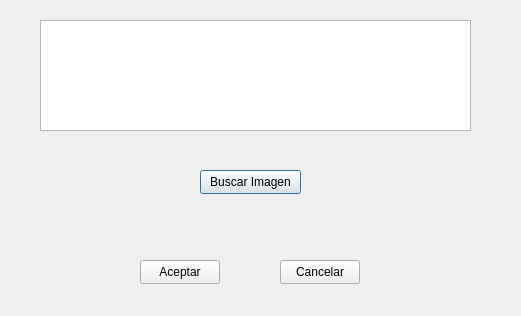
<?xml version="1.0" encoding="UTF-8"?>
<ui version="4.0">
 <class>NuevaPublicacion</class>
 <widget class="QDialog" name="NuevaPublicacion">
  <property name="geometry">
   <rect>
    <x>0</x>
    <y>0</y>
    <width>521</width>
    <height>316</height>
   </rect>
  </property>
  <property name="windowTitle">
   <string>Dialog</string>
  </property>
  <widget class="QPlainTextEdit" name="plainTextEdit">
   <property name="geometry">
    <rect>
     <x>40</x>
     <y>20</y>
     <width>431</width>
     <height>111</height>
    </rect>
   </property>
  </widget>
  <widget class="QPushButton" name="pushButton">
   <property name="geometry">
    <rect>
     <x>200</x>
     <y>170</y>
     <width>101</width>
     <height>24</height>
    </rect>
   </property>
   <property name="text">
    <string>Buscar Imagen</string>
   </property>
  </widget>
  <widget class="QLabel" name="label">
   <property name="geometry">
    <rect>
     <x>160</x>
     <y>210</y>
     <width>241</width>
     <height>16</height>
    </rect>
   </property>
   <property name="text">
    <string/>
   </property>
  </widget>
  <widget class="QPushButton" name="pushButton_2">
   <property name="geometry">
    <rect>
     <x>140</x>
     <y>260</y>
     <width>80</width>
     <height>24</height>
    </rect>
   </property>
   <property name="text">
    <string>Aceptar</string>
   </property>
  </widget>
  <widget class="QPushButton" name="pushButton_3">
   <property name="geometry">
    <rect>
     <x>280</x>
     <y>260</y>
     <width>80</width>
     <height>24</height>
    </rect>
   </property>
   <property name="text">
    <string>Cancelar</string>
   </property>
  </widget>
 </widget>
 <resources/>
 <connections/>
</ui>
